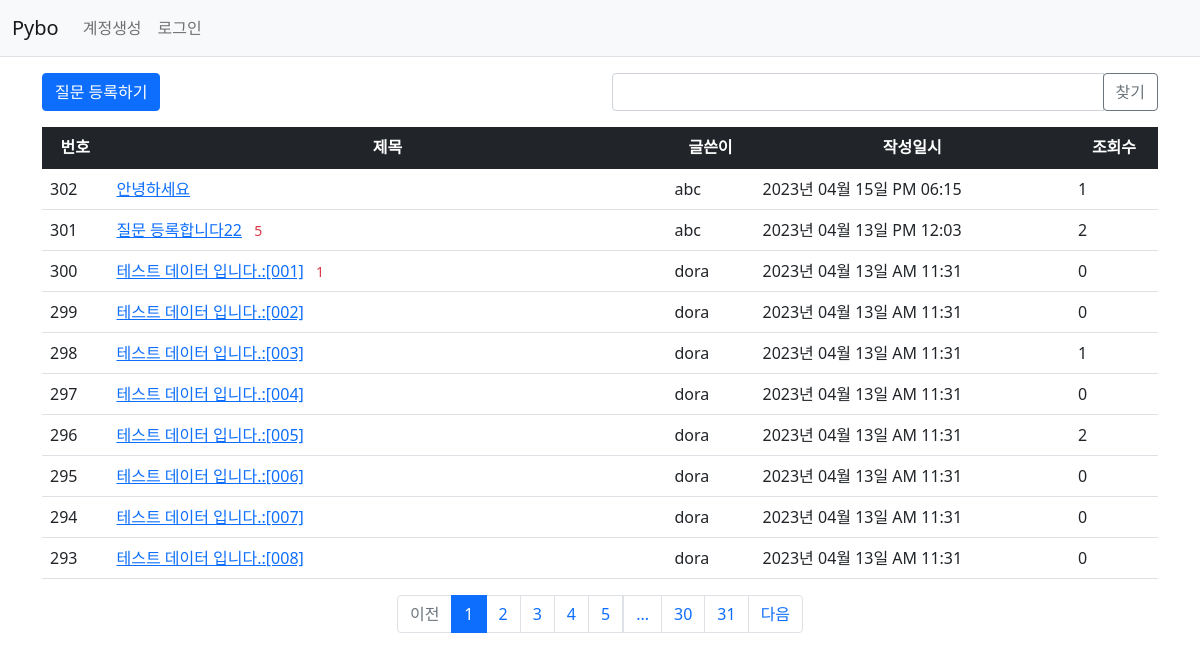
Page /question/list/ on the committed database.
### pybo/models.py (models this page shows)
class Question(db.Model):
    id = db.Column(db.Integer, primary_key=True)
    subject = db.Column(db.String(200), nullable=False)
    content = db.Column(db.Text(), nullable=False)
    create_date = db.Column(db.DateTime(), nullable=False)
    user_id = db.Column(db.Integer, db.ForeignKey('user.id', ondelete='CASCADE'), nullable=True, server_default='1')  # 그러나 이미 있던 데이터에는 user_id 값이 없다. nullable을 False로 해두면 오류가 난다. server_default는 null 대신 임의의 값을 넣어준다. server_default를 사용하면 flask db upgrade 명령을 수행할 때 null이던 데이터에도 기본값이 저장된다. default를 새로 생성되는 데이터에만 기본값을 생성해준다.
    user = db.relationship('User', backref=db.backref('question_set'))
    modify_date = db.Column(db.DateTime(), nullable=True)
    voter = db.relationship('User', secondary=question_voter, backref=db.backref('question_voter_set'))
    views = db.Column(db.Integer, nullable=True, server_default='0')

class User(db.Model):
    id = db.Column(db.Integer, primary_key=True)
    username = db.Column(db.String(150), unique=True, nullable=False)
    password = db.Column(db.String(200), nullable=False)
    email = db.Column(db.String(120), unique=True, nullable=False)

### pybo/views/question_views.py (the view, shortened to what this page needs)
@bp.route('/list/')
def _list():
    page = request.args.get('page', type=int, default=1)
    kw = request.args.get('kw', type=str, default='')
    question_list = Question.query.order_by(Question.create_date.desc())
    question_list = question_list.paginate(page=page, per_page=10)
    return render_template('question/question_list.html', question_list=question_list, page=page, kw=kw)

### pybo/filter.py (called while the page is built)
def format_datetime(value, fmt='%Y년 %m월 %d일 %p %I:%M'):
    return value.strftime(fmt)

### pybo/views/auth_views.py (called while the page is built)
@bp.before_app_request # 라우팅 함수보다 항상 먼저 실행됨
def load_logged_in_user():
    user_id = session.get('user_id')
    if user_id is None:
        g.user = None
    else:
        g.user = User.query.get(user_id)

### pybo/templates/question/question_list.html (shortened to what this page needs)
<!DOCTYPE html>
<html lang="en">
<head>
</head>
<body>
    {% extends 'base.html' %}
    {% block content %}
    <div class="container my-3">
        <div class="row my-3">
            <div class="col-6">
                <a href="{{ url_for('question.create') }}" class="btn btn-primary">질문 등록하기</a>
            </div>
            <div class="col-6">
                <div class="input-group">
                    <input type="text" id="search_kw" class="form-control" value="{{ kw or '' }}">
                    <div class="input-group-append">
                        <button class="btn btn-outline-secondary" type="button" id="btn_search">찾기</button>
                    </div>
                </div>
            </div>
        </div>
        <table class="table">
            <thead>
            <tr class="text-center table-dark">
                <th>번호</th>
                <th style="width:50%">제목</th>
                <th>글쓴이</th>
                <th>작성일시</th>
                <th>조회수</th>
            </tr>
            </thead>
            <tbody>
            {% if question_list %}
            {% for question in question_list.items %}
            <tr class="text-start">
                <td>{{ question_list.total - ((question_list.page-1) * question_list.per_page) - loop.index0 }}</td>
                <td class="text-start">
                    <a href="{{ url_for('question.detail', question_id=question.id) }}">{{ question.subject }}</a>
                    {% if question.answer_set|length > 0 %}
                    <span class="text-danger small mx-2">{{ question.answer_set|length }}</span>
                {% endif %}
                </td>
                <td>{{ question.user.username }}</td>
                <td>{{ question.create_date|datetime }}</td>
                <td>{{ question.views }}</td>
            </tr>
            {% endfor %}
            {% else %}
            <tr>
                <td colspan="3">질문이 없습니다.</td>
            </tr>
            {% endif %}
            </tbody>
        </table>
        <ul class="pagination justify-content-center">
            {% if question_list.has_prev %}
            <li class="page-item">
                <a class="page-link" data-page="{{ question_list.prev_num }}" href="javascript:void(0)">이전</a>
            </li>
            {% else %}
            <li class="page-item disabled">
                <a class="page-link" tabindex="-1" aria-disabled="true" href="javascript:void(0)">이전</a>
            </li>
            {% endif %}
            {% for page_num in question_list.iter_pages() %}
            {% if page_num %}
            {% if page_num != question_list.page %}
            <li class="page-item">
                <a class="page-link" data-page="{{ page_num }}" href="javascript:void(0)">{{ page_num }}</a>
            </li>
            {% else %}
            <li class="page-item active" aria-current="page">
                <a class="page-link" href="javascript:void(0)">{{ page_num }}</a>
            </li>
            {% endif %}
            {% else %}
            <li class="disabled">
                <a class="page-link" href="javascript:void(0)">...</a>
            </li>
            {% endif %}
            {% endfor %}
            {% if question_list.has_next %}
            <li class="page-item">
                <a class="page-link" data-page="{{ question_list.next_num }}" href="javascript:void(0)">다음</a>
            </li>
            {% else %}
            <li class="page-item disabled">
                <a class="page-link" tabindex="-1" aria-disabled="true" href="javascript:void(0)">다음</a>
            </li>
            {% endif %}
        </ul>
    </div>
    {% endblock %}

### pybo/templates/base.html (shortened to what this page needs)
<!DOCTYPE html>
<html lang="en">
<head>
    <link rel="stylesheet" href="{{ url_for('static', filename='bootstrap.min.css') }}">
    <link rel="stylesheet" href="{{ url_for('static', filename='style.css') }}">
</head>
<body>
{% include "navbar.html" %}
{% block content %}
{% endblock %}
</body>
</html>

### pybo/templates/navbar.html (shortened to what this page needs)
<!DOCTYPE html>
<html lang="en">
<head>
</head>
<body>
<nav class="navbar navbar-expand-lg navbar-light bg-light border-bottom">
    <div class="container-fluid">
        <a class="navbar-brand" href="{{ url_for('main.index') }}">Pybo</a>
        <div class="collapse navbar-collapse" id="navbarSupportedContent">
            {% if g.user %}
            <ul class="navbar-nav">
                <li class="nav-item ">
                    <a class="nav-link" href="{{ url_for('auth.logout') }}">{{ g.user.username }} (로그아웃)</a>
                </li>
            </ul>
            {% else %}
            <ul class="navbar-nav me-auto mb-2 mb-lg-0">
                <li class="nav-item">
                    <a class="nav-link" href="{{ url_for('auth.signup') }}">계정생성</a>
                </li>
                <li class="nav-item">
                    <a class="nav-link" href="{{ url_for('auth.login') }}">로그인</a>
                </li>
            </ul>
            {% endif %}
        </div>
    </div>
</nav>
</body>
</html>

### rows in the picture
Question: id "302", subject "안녕하세요", user.username "abc", create_date "2023년 04월 15일 PM 06:15", views "1"
Question: id "301", subject "질문 등록합니다22", answer_set|length "5", user.username "abc", create_date "2023년 04월 13일 PM 12:03", views "2"
Question: total "300", subject "테스트 데이터 입니다.:[001]", answer_set|length "1", user.username "dora", create_date "2023년 04월 13일 AM 11:31", views "0"
Question: total "299", subject "테스트 데이터 입니다.:[002]", user.username "dora", create_date "2023년 04월 13일 AM 11:31", views "0"
Question: total "298", subject "테스트 데이터 입니다.:[003]", user.username "dora", create_date "2023년 04월 13일 AM 11:31", views "1"
Question: total "297", subject "테스트 데이터 입니다.:[004]", user.username "dora", create_date "2023년 04월 13일 AM 11:31", views "0"
Question: total "296", subject "테스트 데이터 입니다.:[005]", user.username "dora", create_date "2023년 04월 13일 AM 11:31", views "2"
Question: total "295", subject "테스트 데이터 입니다.:[006]", user.username "dora", create_date "2023년 04월 13일 AM 11:31", views "0"
Question: total "294", subject "테스트 데이터 입니다.:[007]", user.username "dora", create_date "2023년 04월 13일 AM 11:31", views "0"
Question: total "293", subject "테스트 데이터 입니다.:[008]", user.username "dora", create_date "2023년 04월 13일 AM 11:31", views "0"

### other values in the picture
{{ page_num }} "1"
{{ page_num }} "2" "3" "4" "5" "30" "31"
